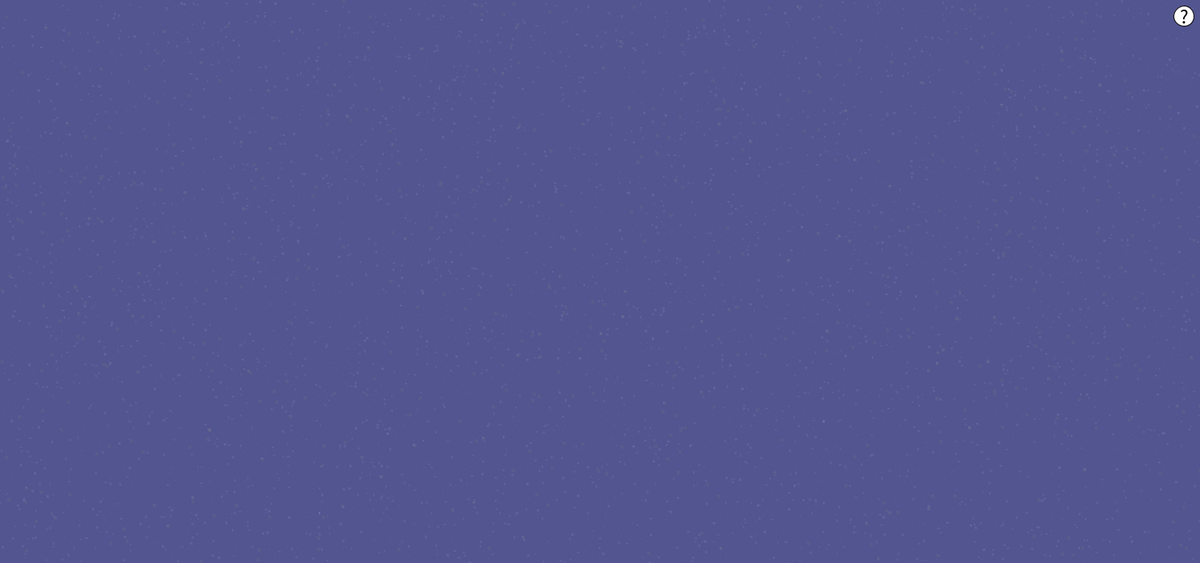
Frame 1 (no input)
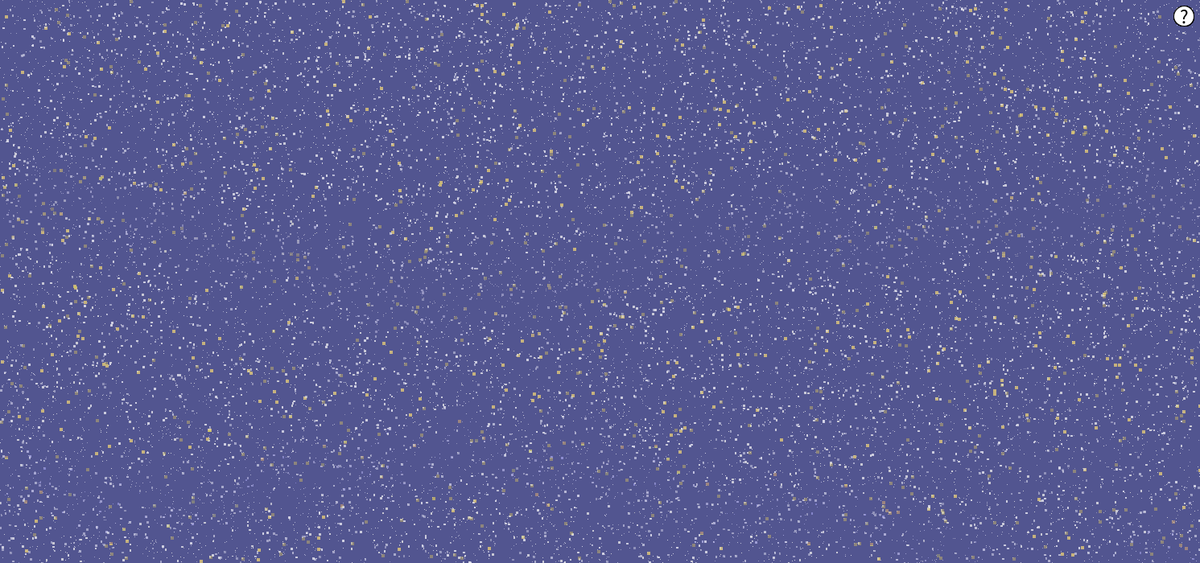
Frame 60 (the mouse pressed at the canvas centre just before this capture)
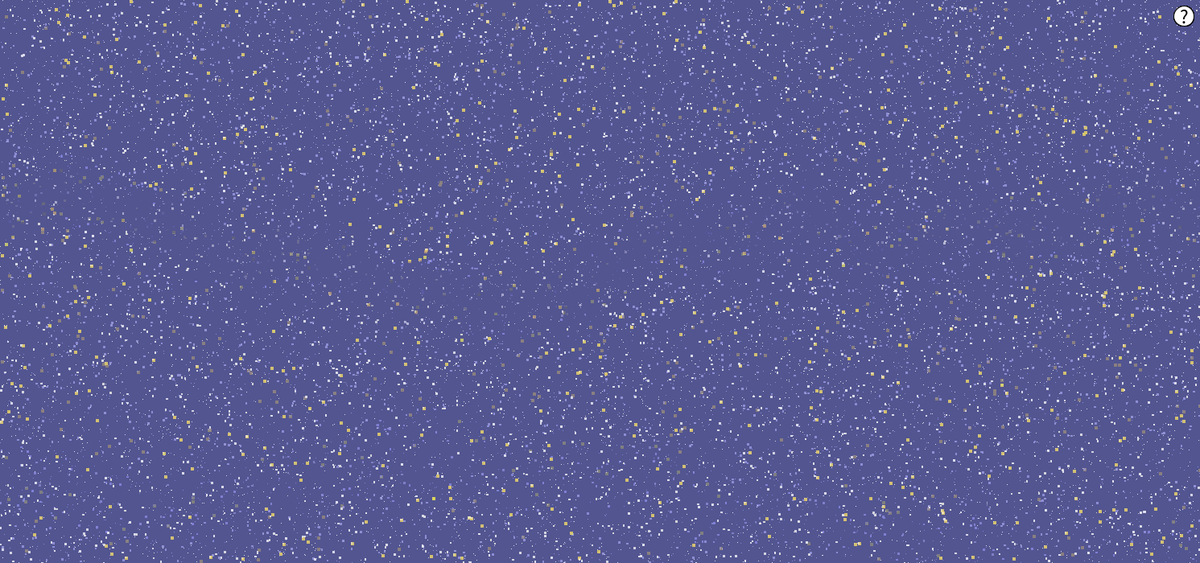
Frame 120 (the mouse held since frame 60 and released just before this capture)

The Processing sketch that drew these frames (run headless with seeded random() and noise(); from frame 60 on, the mouse is pressed at the canvas centre):

// Processing sketch: Background_optimised1
// ── Background_optimised1.pde
int lineSeed = 9909;

int screenX = 1491;
int screenY = 700;
int startTime = millis();
int timeToReset = 5000;
int timePassed = millis();

int starX = 0;
int starY = 400;
int speedX = 20;
int speedY = -10;
int accelX = 0;
int accelY = 1;

boolean mouseReady = true;
boolean showScale = false;
boolean scalesUsed = false;

  int scaleLineWidth = 5;
int xScaleWidth = screenX/7;

String[] days = {"Mon", "Tue", "Wed", "Thu", "Fri", "Sat", "Sun"};


void settings() {
  size(screenX, screenY);
}

void setup() {
  background( 82, 85, 144);
  frameRate(30);
  textAlign(CENTER, CENTER);
}

void refresh() {
  timePassed = millis();

  if (timePassed - startTime >= timeToReset) {
    lineSeed = (int)random(0, 100000);


    startTime = millis();
  }
  line1();
  line2();
  smallStars();
  bigStars();
  brightStars();
}



void draw() {

  refresh();
  fill( 82, 85, 144, 3);
  rect(0, 0, screenX, screenY);
  //shootingStar();
  helpButton();
  println(int(frameRate));
}


void helpButton() {
  int posX = screenX-20;
  int posY = 20;
  int size = 25;
  stroke(2);
  fill(255);
  circle(posX, posY, size);
  fill(0);
  textSize(size);
  text("?", posX, posY);
  buttonCheck(posX, posY, size);
  if (showScale == true) {
    scales();
    scalesUsed = true;
  }
  else if (scalesUsed == true){//showScale == false
  scalesHide();
  scalesUsed= false;
  }



}

void scales() {
  noStroke();
  for (int i = 1; i <= 7; i ++) {
    if (i < 7) {
      fill( 110, 85, 170, 80);
      rect(i*xScaleWidth, 0, scaleLineWidth, screenY);
    }
    fill(255, 80);
    text(days[i-1], (i*xScaleWidth)-60, 30);
  }
}
void scalesHide(){
  noStroke();
  for (int i = 1; i <= 7; i ++) {
    if (i < 7) {
      fill(  82, 85, 144);
      rect(i*xScaleWidth, 0, scaleLineWidth, screenY);
    }
    fill( 82, 85, 144);
    textSize(30);
    rectMode(CENTER);
    rect((i*xScaleWidth)-60, 30,50,25);
    rectMode(CORNER);
  }
}



void buttonCheck(int xCoord, int yCoord, int maxDist) {  //Need to alter if I decide to use multiple buttons
  if (mousePressed && mouseReady == true) {
    mouseReady = false;

    if (dist(mouseX, mouseY, xCoord, yCoord) <= maxDist) {
      showScale = !showScale;
    }
  }
}

void mouseReleased() {
  mouseReady = true;
}

void smallStars() {
  randomSeed(lineSeed);
  int amount = 7000;//needs rework
  noStroke();

  for (int i = 1; i <= amount; i++) {
    fill( 255, 255, 255, (int)random(10, 20));
    rect((int)random(0, screenX), (int)random(0, screenY), 1, 1);
  }
}


void bigStars() {

  randomSeed(lineSeed);
  int amount = 3000;
  noStroke();

  for (int i = 1; i <= amount; i++) {
    fill( 255, 255, 255, (int)random(10, 20));
    rect((int)random(0, screenX), (int)random(0, screenY), (int)random(2, 4), (int)random(2, 4));
  }
}

void line1() {
  randomSeed(lineSeed);
  int lineWidth = 50;
  int LineRegidity = 2;
  int lineXDist = 20;
  int previousYPos = screenY/2 + (int)random(-(screenY/2), (screenY/2));
  noStroke();
  for (int i = 1; i <= screenX; i = i + lineXDist) {
    for (int j = -lineWidth; j <= lineWidth; j++) {
      fill( 82, 85, 144, (255-(abs(j*(255/lineWidth))))/30);
      rect(i, previousYPos+j, lineXDist, 1);
    }
    previousYPos = previousYPos + (int)random(-(lineWidth/LineRegidity), (lineWidth/LineRegidity) );
  }
}
void line2() {
  randomSeed(lineSeed);
  int lineWidth = 50;
  int LineRegidity = 2;
  int lineXDist = 20;
  int previousYPos = screenY/2 + (int)random(-(screenY/2), (screenY/2));
  noStroke();
  for (int i = 1; i <= screenX; i = i + lineXDist) {
    for (int j = -lineWidth; j <= lineWidth; j++) {
      fill( 82, 85, 144, (255-(abs(j*(255/lineWidth))))/30);
      rect(i, previousYPos+j, lineXDist, 1);
    }
    previousYPos = previousYPos + (int)random(-(lineWidth/LineRegidity), (lineWidth/LineRegidity) );
  }
}

void brightStars() {
  int amount = 500; //Smaller num means less stars
  fill(255, 240, 75, 10);
  randomSeed(lineSeed);
  noStroke();

  for (int i = 1; i <= amount; i++) {
    rect((int)random(0, screenX), (int)random(0, screenY), (int)random(4, 5), (int)random(4, 5));
  }
}


void shootingStar() {
  println(starX);
  if (starX < screenX) {
    fill(255, 255, 255);
    rect(starX, starY, speedX, 4);
    speedX += accelX;
    starX += speedX;
    speedY += accelY;
    starY += speedY;
  } else {
    starX=0;
    speedY = -10;
  }
}
